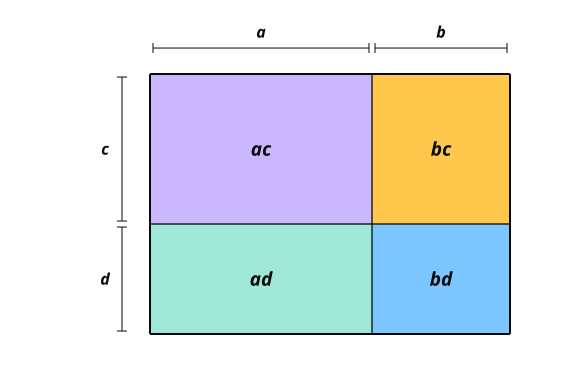

The script that drew this image:
"""9.1 Meet the Quadratic. The area model for a two-binomial product.

One rectangle with its top side split into lengths a and b and its left side split
into lengths c and d, cut into four cells. Each cell is one of the four products,
ac, bc, ad, bd, and the whole rectangle is their sum, which is the entire content of
"every term of the first multiplies every term of the second". The two splits are
deliberately uneven so the four cells read as four different products rather than
as a symmetric grid.

Each cell takes a different flat fill from the marketing hero's accent set, the same
four-color language as the landing page's Pythagoras animation, over ink grid lines.
Static on purpose. The decomposition IS the figure, all four cells at once, and there
is no sequence to perform. Letters only, no digits, collision-proof by construction.
"""
import sys, pathlib
sys.path.insert(0, str(pathlib.Path(__file__).resolve().parents[1]))
from manim import *
from manim_figs import Fig

INK = "#0a0a0a"
LAV = "#c9b8ff"
MINT = "#9fe8d8"
AMBER = "#ffc84d"
SKY = "#7cc7ff"

W, H = 580, 380
PPU = 50.0
FW, FH = W / PPU, H / PPU

f = Fig(width=W, frame_width=FW, frame_height=FH, aria=(
    "A rectangle whose top side is split into a longer length a and a shorter "
    "length b, and whose left side is split into a taller length c and a shorter "
    "length d. The two splits cut the rectangle into four cells, each in its own "
    "flat color and labelled with its own product, ac and bc across the top row, "
    "ad and bd across the bottom row. The whole rectangle is the sum of the four "
    "cells, which is why every term of the first factor multiplies every term of "
    "the second."))


def sp(x, y):
    return f.sp(x, y)


# rectangle 150..510 x 74..334, split at x=372 (a|b) and y=224 (c|d)
X0, X1, XS = 150, 510, 372
Y0, Y1, YS = 74, 334, 224

cells = [
    (X0, Y0, XS, YS, LAV,  "ac"),   # top-left,     a wide, c tall
    (XS, Y0, X1, YS, AMBER, "bc"),  # top-right
    (X0, YS, XS, Y1, MINT, "ad"),   # bottom-left
    (XS, YS, X1, Y1, SKY,  "bd"),   # bottom-right
]
for x0, y0, x1, y1, fill, name in cells:
    f.add(Polygon(sp(x0, y0), sp(x1, y0), sp(x1, y1), sp(x0, y1),
                  color=fill, fill_color=fill, fill_opacity=1, stroke_width=0))
    f.label(sp((x0 + x1) / 2, (y0 + y1) / 2), name, size=19, weight=700,
            color=INK, italic=True)

# ink grid over the fills, outer frame heavier than the two inner cuts
for x0, y0, x1, y1 in [(X0, Y0, X1, Y1)]:
    for p, q in (((x0, y0), (x1, y0)), ((x1, y0), (x1, y1)),
                 ((x1, y1), (x0, y1)), ((x0, y1), (x0, y0))):
        f.add(Line(sp(*p), sp(*q), color=INK, stroke_width=4.0))
f.add(Line(sp(XS, Y0), sp(XS, Y1), color=INK, stroke_width=2.6))
f.add(Line(sp(X0, YS), sp(X1, YS), color=INK, stroke_width=2.6))

# side labels: spans a, b along the top, c, d down the left, with small end ticks
def brace(x0, x1, y, label):
    f.add(Line(sp(x0 + 3, y), sp(x1 - 3, y), color=INK, stroke_width=2.0))
    f.add(Line(sp(x0 + 3, y - 5), sp(x0 + 3, y + 5), color=INK, stroke_width=2.0))
    f.add(Line(sp(x1 - 3, y - 5), sp(x1 - 3, y + 5), color=INK, stroke_width=2.0))
    f.label(sp((x0 + x1) / 2, y - 16), label, size=16, weight=700, color=INK, italic=True)

def vbrace(y0, y1, x, label):
    f.add(Line(sp(x, y0 + 3), sp(x, y1 - 3), color=INK, stroke_width=2.0))
    f.add(Line(sp(x - 5, y0 + 3), sp(x + 5, y0 + 3), color=INK, stroke_width=2.0))
    f.add(Line(sp(x - 5, y1 - 3), sp(x + 5, y1 - 3), color=INK, stroke_width=2.0))
    f.label(sp(x - 17, (y0 + y1) / 2), label, size=16, weight=700, color=INK, italic=True)

brace(X0, XS, 48, "a")
brace(XS, X1, 48, "b")
vbrace(Y0, YS, 122, "c")
vbrace(YS, Y1, 122, "d")

print(f.write(str(pathlib.Path(__file__).parent / "fig_9_1.svg")))
